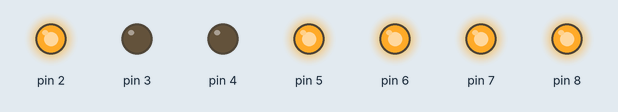
Recording of a program running on a simulated Arduino Uno, built with avr-gcc and run on an emulated ATmega328P. Parts: output pins drawn as LEDs (lit = HIGH).

Above: at 0.1 s.
Timing chart, 0 to 1.6 s (numbered marks = the images above):
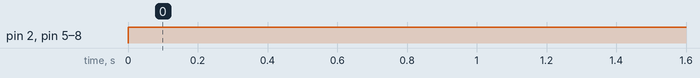

The program:

main.cpp
```cpp
#include <Arduino.h>
int A=0,B=0,C=0;
void display(int a,int b,int c,int d,int e,int f,int g)
{
  digitalWrite(2, a);
  digitalWrite(3, b);
  digitalWrite(4, c);
  digitalWrite(5, d);
  digitalWrite(6, e);
  digitalWrite(7, f);
  digitalWrite(8, g);
}
void setup()
{
    pinMode(2, OUTPUT);
    pinMode(3, OUTPUT);
    pinMode(4, OUTPUT);
    pinMode(5, OUTPUT);
    pinMode(6, OUTPUT);
    pinMode(7, OUTPUT);
    pinMode(8, OUTPUT);
}
void loop()
{
int F = ((!A&&!B&&!C) || (!A&&B&&!C) || (!A&&B&&C) || (A&&B&&!C));
int G = ((!A&&!C) || (B&&!C) || (!A&&B));
if (F == G){
	display(1,0,0,1,1,1,1);
}
else {
	display (0,0,0,0,0,0,1);
}
}
```

Measured:
- by itself, pin 2, pin 5–8: LOW → HIGH at 0.00 s
